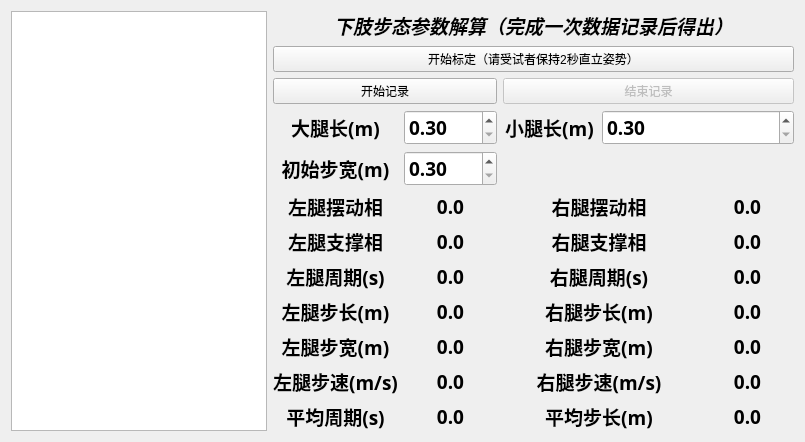
      <widget class="QWidget" name="tab_4">
       <attribute name="title">
        <string>步态演示及解算</string>
       </attribute>
       <layout class="QGridLayout" name="gridLayout_5">
        <item row="3" column="1">
         <widget class="QLabel" name="label_thigh_length">
          <property name="maximumSize">
           <size>
            <width>16777215</width>
            <height>35</height>
           </size>
          </property>
          <property name="font">
           <font>
            <family>宋体</family>
            <pointsize>14</pointsize>
            <weight>75</weight>
            <bold>true</bold>
           </font>
          </property>
          <property name="text">
           <string>大腿长(m)</string>
          </property>
          <property name="alignment">
           <set>Qt::AlignCenter</set>
          </property>
         </widget>
        </item>
        <item row="0" column="0" rowspan="6">
         <widget class="QGraphicsView" name="graphicsView">
          <property name="font">
           <font>
            <family>宋体</family>
            <pointsize>14</pointsize>
            <weight>75</weight>
            <bold>true</bold>
           </font>
          </property>
         </widget>
        </item>
        <item row="1" column="1" colspan="5">
         <widget class="QPushButton" name="pushButton_standard">
          <property name="maximumSize">
           <size>
            <width>16777215</width>
            <height>45</height>
           </size>
          </property>
          <property name="text">
           <string>开始标定（请受试者保持2秒直立姿势）</string>
          </property>
         </widget>
        </item>
        <item row="4" column="1">
         <widget class="QLabel" name="label_step_width">
          <property name="minimumSize">
           <size>
            <width>0</width>
            <height>10</height>
           </size>
          </property>
          <property name="maximumSize">
           <size>
            <width>16777215</width>
            <height>35</height>
           </size>
          </property>
          <property name="baseSize">
           <size>
            <width>0</width>
            <height>50</height>
           </size>
          </property>
          <property name="font">
           <font>
            <family>宋体</family>
            <pointsize>14</pointsize>
            <weight>75</weight>
            <bold>true</bold>
           </font>
          </property>
          <property name="text">
           <string>初始步宽(m)</string>
          </property>
          <property name="alignment">
           <set>Qt::AlignCenter</set>
          </property>
         </widget>
        </item>
        <item row="5" column="3" colspan="2">
         <layout class="QVBoxLayout" name="verticalLayout_12">
          <item>
           <widget class="QLabel" name="label_right_swing">
            <property name="font">
             <font>
              <family>宋体</family>
              <pointsize>14</pointsize>
              <weight>75</weight>
              <bold>true</bold>
             </font>
            </property>
            <property name="text">
             <string>右腿摆动相</string>
            </property>
            <property name="alignment">
             <set>Qt::AlignCenter</set>
            </property>
           </widget>
          </item>
          <item>
           <widget class="QLabel" name="label_right_support">
            <property name="font">
             <font>
              <family>宋体</family>
              <pointsize>14</pointsize>
              <weight>75</weight>
              <bold>true</bold>
             </font>
            </property>
            <property name="text">
             <string>右腿支撑相</string>
            </property>
            <property name="alignment">
             <set>Qt::AlignCenter</set>
            </property>
           </widget>
          </item>
          <item>
           <widget class="QLabel" name="label_right_period">
            <property name="font">
             <font>
              <family>宋体</family>
              <pointsize>14</pointsize>
              <weight>75</weight>
              <bold>true</bold>
             </font>
            </property>
            <property name="text">
             <string>右腿周期(s)</string>
            </property>
            <property name="alignment">
             <set>Qt::AlignCenter</set>
            </property>
           </widget>
          </item>
          <item>
           <widget class="QLabel" name="label_right_step_length">
            <property name="font">
             <font>
              <family>宋体</family>
              <pointsize>14</pointsize>
              <weight>75</weight>
              <bold>true</bold>
             </font>
            </property>
            <property name="text">
             <string>右腿步长(m)</string>
            </property>
            <property name="alignment">
             <set>Qt::AlignCenter</set>
            </property>
           </widget>
          </item>
          <item>
           <widget class="QLabel" name="label_right_step_width">
            <property name="font">
             <font>
              <family>宋体</family>
              <pointsize>14</pointsize>
              <weight>75</weight>
              <bold>true</bold>
             </font>
            </property>
            <property name="text">
             <string>右腿步宽(m)</string>
            </property>
            <property name="alignment">
             <set>Qt::AlignCenter</set>
            </property>
           </widget>
          </item>
          <item>
           <widget class="QLabel" name="label_right_step_speed">
            <property name="font">
             <font>
              <family>宋体</family>
              <pointsize>14</pointsize>
              <weight>75</weight>
              <bold>true</bold>
             </font>
            </property>
            <property name="text">
             <string>右腿步速(m/s)</string>
            </property>
            <property name="alignment">
             <set>Qt::AlignCenter</set>
            </property>
           </widget>
          </item>
          <item>
           <widget class="QLabel" name="label_step_length">
            <property name="font">
             <font>
              <family>宋体</family>
              <pointsize>14</pointsize>
              <weight>75</weight>
              <bold>true</bold>
             </font>
            </property>
            <property name="text">
             <string>平均步长(m)</string>
            </property>
            <property name="alignment">
             <set>Qt::AlignCenter</set>
            </property>
           </widget>
          </item>
         </layout>
        </item>
        <item row="3" column="3">
         <widget class="QLabel" name="label_right_swing_3">
          <property name="maximumSize">
           <size>
            <width>16777215</width>
            <height>35</height>
           </size>
          </property>
          <property name="font">
           <font>
            <family>宋体</family>
            <pointsize>14</pointsize>
            <weight>75</weight>
            <bold>true</bold>
           </font>
          </property>
          <property name="text">
           <string>小腿长(m)</string>
          </property>
          <property name="alignment">
           <set>Qt::AlignCenter</set>
          </property>
         </widget>
        </item>
        <item row="3" column="4" colspan="2">
         <widget class="QDoubleSpinBox" name="doubleSpinBox_shank_length_data">
          <property name="maximumSize">
           <size>
            <width>16777215</width>
            <height>35</height>
           </size>
          </property>
          <property name="font">
           <font>
            <family>宋体</family>
            <pointsize>14</pointsize>
            <weight>75</weight>
            <bold>true</bold>
           </font>
          </property>
          <property name="focusPolicy">
           <enum>Qt::NoFocus</enum>
          </property>
          <property name="minimum">
           <double>0.300000000000000</double>
          </property>
          <property name="maximum">
           <double>1.000000000000000</double>
          </property>
          <property name="singleStep">
           <double>0.010000000000000</double>
          </property>
         </widget>
        </item>
        <item row="5" column="5">
         <layout class="QVBoxLayout" name="verticalLayout_14">
          <item>
           <widget class="QLabel" name="label_right_swing_data">
            <property name="font">
             <font>
              <family>宋体</family>
              <pointsize>14</pointsize>
              <weight>75</weight>
              <bold>true</bold>
             </font>
            </property>
            <property name="text">
             <string>0.0</string>
            </property>
            <property name="alignment">
             <set>Qt::AlignCenter</set>
            </property>
           </widget>
          </item>
          <item>
           <widget class="QLabel" name="label_right_support_data">
            <property name="font">
             <font>
              <family>宋体</family>
              <pointsize>14</pointsize>
              <weight>75</weight>
              <bold>true</bold>
             </font>
            </property>
            <property name="text">
             <string>0.0</string>
            </property>
            <property name="alignment">
             <set>Qt::AlignCenter</set>
            </property>
           </widget>
          </item>
          <item>
           <widget class="QLabel" name="label_right_period_data">
            <property name="font">
             <font>
              <family>宋体</family>
              <pointsize>14</pointsize>
              <weight>75</weight>
              <bold>true</bold>
             </font>
            </property>
            <property name="text">
             <string>0.0</string>
            </property>
            <property name="alignment">
             <set>Qt::AlignCenter</set>
            </property>
           </widget>
          </item>
          <item>
           <widget class="QLabel" name="label_right_step_length_data">
            <property name="font">
             <font>
              <family>宋体</family>
              <pointsize>14</pointsize>
              <weight>75</weight>
              <bold>true</bold>
             </font>
            </property>
            <property name="text">
             <string>0.0</string>
            </property>
            <property name="alignment">
             <set>Qt::AlignCenter</set>
            </property>
           </widget>
          </item>
          <item>
           <widget class="QLabel" name="label_right_step_width_data">
            <property name="font">
             <font>
              <family>宋体</family>
              <pointsize>14</pointsize>
              <weight>75</weight>
              <bold>true</bold>
             </font>
            </property>
            <property name="text">
             <string>0.0</string>
            </property>
            <property name="alignment">
             <set>Qt::AlignCenter</set>
            </property>
           </widget>
          </item>
          <item>
           <widget class="QLabel" name="label_right_step_speed_data">
            <property name="font">
             <font>
              <family>宋体</family>
              <pointsize>14</pointsize>
              <weight>75</weight>
              <bold>true</bold>
             </font>
            </property>
            <property name="text">
             <string>0.0</string>
            </property>
            <property name="alignment">
             <set>Qt::AlignCenter</set>
            </property>
           </widget>
          </item>
          <item>
           <widget class="QLabel" name="label_step_length_data">
            <property name="font">
             <font>
              <family>宋体</family>
              <pointsize>14</pointsize>
              <weight>75</weight>
              <bold>true</bold>
             </font>
            </property>
            <property name="text">
             <string>0.0</string>
            </property>
            <property name="alignment">
             <set>Qt::AlignCenter</set>
            </property>
           </widget>
          </item>
         </layout>
        </item>
        <item row="0" column="1" colspan="5">
         <widget class="QLabel" name="label_calculation">
          <property name="minimumSize">
           <size>
            <width>521</width>
            <height>0</height>
           </size>
          </property>
          <property name="maximumSize">
           <size>
            <width>16777215</width>
            <height>60</height>
           </size>
          </property>
          <property name="font">
           <font>
            <family>黑体</family>
            <pointsize>14</pointsize>
            <weight>75</weight>
            <italic>true</italic>
            <bold>true</bold>
           </font>
          </property>
          <property name="text">
           <string>下肢步态参数解算（完成一次数据记录后得出）</string>
          </property>
          <property name="alignment">
           <set>Qt::AlignCenter</set>
          </property>
         </widget>
        </item>
        <item row="2" column="3" colspan="3">
         <widget class="QPushButton" name="pushButton_end_record">
          <property name="enabled">
           <bool>false</bool>
          </property>
          <property name="maximumSize">
           <size>
            <width>16777215</width>
            <height>40</height>
           </size>
          </property>
          <property name="text">
           <string>结束记录</string>
          </property>
         </widget>
        </item>
        <item row="4" column="2">
         <widget class="QDoubleSpinBox" name="doubleSpinBox_leg_width">
          <property name="minimumSize">
           <size>
            <width>0</width>
            <height>10</height>
           </size>
          </property>
          <property name="maximumSize">
           <size>
            <width>16777215</width>
            <height>35</height>
           </size>
          </property>
          <property name="baseSize">
           <size>
            <width>0</width>
            <height>50</height>
           </size>
          </property>
          <property name="font">
           <font>
            <family>宋体</family>
            <pointsize>14</pointsize>
            <weight>75</weight>
            <bold>true</bold>
           </font>
          </property>
          <property name="focusPolicy">
           <enum>Qt::NoFocus</enum>
          </property>
          <property name="minimum">
           <double>0.300000000000000</double>
          </property>
          <property name="maximum">
           <double>1.000000000000000</double>
          </property>
          <property name="singleStep">
           <double>0.010000000000000</double>
          </property>
         </widget>
        </item>
        <item row="2" column="1" colspan="2">
         <widget class="QPushButton" name="pushButton_begin_record">
          <property name="maximumSize">
           <size>
            <width>16777215</width>
            <height>40</height>
           </size>
          </property>
          <property name="text">
           <string>开始记录</string>
          </property>
         </widget>
        </item>
        <item row="3" column="2">
         <widget class="QDoubleSpinBox" name="doubleSpinBox_thigh_length_data">
          <property name="maximumSize">
           <size>
            <width>16777215</width>
            <height>35</height>
           </size>
          </property>
          <property name="font">
           <font>
            <family>宋体</family>
            <pointsize>14</pointsize>
            <weight>75</weight>
            <bold>true</bold>
           </font>
          </property>
          <property name="focusPolicy">
           <enum>Qt::NoFocus</enum>
          </property>
          <property name="minimum">
           <double>0.300000000000000</double>
          </property>
          <property name="maximum">
           <double>1.000000000000000</double>
          </property>
          <property name="singleStep">
           <double>0.010000000000000</double>
          </property>
         </widget>
        </item>
        <item row="5" column="1">
         <layout class="QVBoxLayout" name="verticalLayout_11">
          <item>
           <widget class="QLabel" name="label_left_swing">
            <property name="font">
             <font>
              <family>宋体</family>
              <pointsize>14</pointsize>
              <weight>75</weight>
              <bold>true</bold>
             </font>
            </property>
            <property name="text">
             <string>左腿摆动相</string>
            </property>
            <property name="alignment">
             <set>Qt::AlignCenter</set>
            </property>
           </widget>
          </item>
          <item>
           <widget class="QLabel" name="label_left_support">
            <property name="font">
             <font>
              <family>宋体</family>
              <pointsize>14</pointsize>
              <weight>75</weight>
              <bold>true</bold>
             </font>
            </property>
            <property name="text">
             <string>左腿支撑相</string>
            </property>
            <property name="alignment">
             <set>Qt::AlignCenter</set>
            </property>
           </widget>
          </item>
          <item>
           <widget class="QLabel" name="label_left_period">
            <property name="font">
             <font>
              <family>宋体</family>
              <pointsize>14</pointsize>
              <weight>75</weight>
              <bold>true</bold>
             </font>
            </property>
            <property name="text">
             <string>左腿周期(s)</string>
            </property>
            <property name="alignment">
             <set>Qt::AlignCenter</set>
            </property>
           </widget>
          </item>
          <item>
           <widget class="QLabel" name="label_left_step_length">
            <property name="font">
             <font>
              <family>宋体</family>
              <pointsize>14</pointsize>
              <weight>75</weight>
              <bold>true</bold>
             </font>
            </property>
            <property name="text">
             <string>左腿步长(m)</string>
            </property>
            <property name="alignment">
             <set>Qt::AlignCenter</set>
            </property>
           </widget>
          </item>
          <item>
           <widget class="QLabel" name="label_left_step_width">
            <property name="font">
             <font>
              <family>宋体</family>
              <pointsize>14</pointsize>
              <weight>75</weight>
              <bold>true</bold>
             </font>
            </property>
            <property name="text">
             <string>左腿步宽(m)</string>
            </property>
            <property name="alignment">
             <set>Qt::AlignCenter</set>
            </property>
           </widget>
          </item>
          <item>
           <widget class="QLabel" name="label_left_step_speed">
            <property name="font">
             <font>
              <family>宋体</family>
              <pointsize>14</pointsize>
              <weight>75</weight>
              <bold>true</bold>
             </font>
            </property>
            <property name="text">
             <string>左腿步速(m/s)</string>
            </property>
            <property name="alignment">
             <set>Qt::AlignCenter</set>
            </property>
           </widget>
          </item>
          <item>
           <widget class="QLabel" name="label_average_period">
            <property name="font">
             <font>
              <family>宋体</family>
              <pointsize>14</pointsize>
              <weight>75</weight>
              <bold>true</bold>
             </font>
            </property>
            <property name="text">
             <string>平均周期(s)</string>
            </property>
            <property name="alignment">
             <set>Qt::AlignCenter</set>
            </property>
           </widget>
          </item>
         </layout>
        </item>
        <item row="5" column="2">
         <layout class="QVBoxLayout" name="verticalLayout_13">
          <item>
           <widget class="QLabel" name="label_left_swing_data">
            <property name="font">
             <font>
              <family>宋体</family>
              <pointsize>14</pointsize>
              <weight>75</weight>
              <bold>true</bold>
             </font>
            </property>
            <property name="text">
             <string>0.0</string>
            </property>
            <property name="alignment">
             <set>Qt::AlignCenter</set>
            </property>
           </widget>
          </item>
          <item>
           <widget class="QLabel" name="label_left_support_data">
            <property name="font">
             <font>
              <family>宋体</family>
              <pointsize>14</pointsize>
              <weight>75</weight>
              <bold>true</bold>
             </font>
            </property>
            <property name="text">
             <string>0.0</string>
            </property>
            <property name="alignment">
             <set>Qt::AlignCenter</set>
            </property>
           </widget>
          </item>
          <item>
           <widget class="QLabel" name="label_left_period_data">
            <property name="font">
             <font>
              <family>宋体</family>
              <pointsize>14</pointsize>
              <weight>75</weight>
              <bold>true</bold>
             </font>
            </property>
            <property name="text">
             <string>0.0</string>
            </property>
            <property name="alignment">
             <set>Qt::AlignCenter</set>
            </property>
           </widget>
          </item>
          <item>
           <widget class="QLabel" name="label_left_step_length_data">
            <property name="font">
             <font>
              <family>宋体</family>
              <pointsize>14</pointsize>
              <weight>75</weight>
              <bold>true</bold>
             </font>
            </property>
            <property name="text">
             <string>0.0</string>
            </property>
            <property name="alignment">
             <set>Qt::AlignCenter</set>
            </property>
           </widget>
          </item>
          <item>
           <widget class="QLabel" name="label_left_step_width_data">
            <property name="font">
             <font>
              <family>宋体</family>
              <pointsize>14</pointsize>
              <weight>75</weight>
              <bold>true</bold>
             </font>
            </property>
            <property name="text">
             <string>0.0</string>
            </property>
            <property name="alignment">
             <set>Qt::AlignCenter</set>
            </property>
           </widget>
          </item>
          <item>
           <widget class="QLabel" name="label_left_step_speed_data">
            <property name="font">
             <font>
              <family>宋体</family>
              <pointsize>14</pointsize>
              <weight>75</weight>
              <bold>true</bold>
             </font>
            </property>
            <property name="text">
             <string>0.0</string>
            </property>
            <property name="alignment">
             <set>Qt::AlignCenter</set>
            </property>
           </widget>
          </item>
          <item>
           <widget class="QLabel" name="label_average_period_data">
            <property name="font">
             <font>
              <family>宋体</family>
              <pointsize>14</pointsize>
              <weight>75</weight>
              <bold>true</bold>
             </font>
            </property>
            <property name="text">
             <string>0.0</string>
            </property>
            <property name="alignment">
             <set>Qt::AlignCenter</set>
            </property>
           </widget>
          </item>
         </layout>
        </item>
       </layout>
      </widget>
